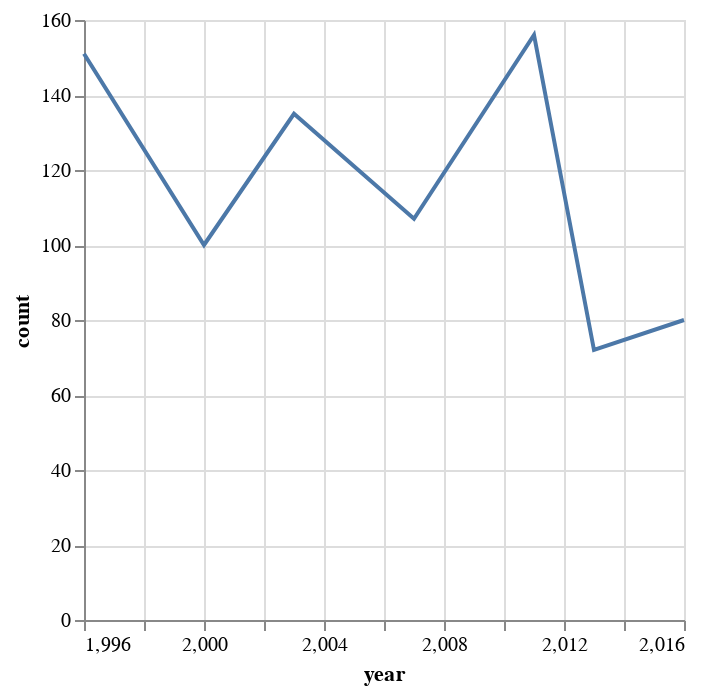

Notebook cell for this chart:
### Code cell
# Line chart
alt.Chart(df_generation).mark_line().encode(
    x = 'year',
    y = 'count'
)

### Figure 1 — Vega-Lite specification as saved in the notebook (floating-point values rounded to 4 significant figures)
{"config": {"view": {"continuousWidth": 300, "continuousHeight": 300}}, "data": {"name": "data-491ec974c785f92077f1c22e8547deb4"}, "mark": {"type": "line"}, "encoding": {"x": {"field": "year", "type": "quantitative"}, "y": {"field": "count", "type": "quantitative"}}, "$schema": "https://vega.github.io/schema/vega-lite/v5.20.1.json", "datasets": {"data-491ec974c785f92077f1c22e8547deb4": [{"year": 1996, "count": 151}, {"year": 2000, "count": 100}, {"year": 2003, "count": 135}, {"year": 2007, "count": 107}, {"year": 2011, "count": 156}, {"year": 2013, "count": 72}, {"year": 2016, "count": 80}]}}
